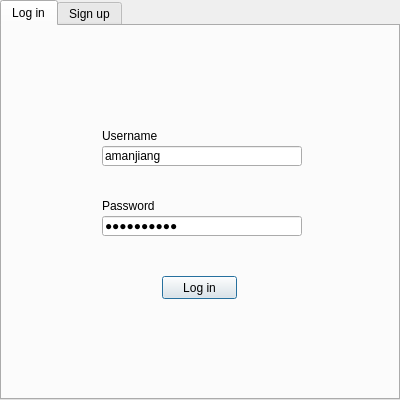
<?xml version="1.0" encoding="UTF-8"?>
<ui version="4.0">
 <class>LoginDialog</class>
 <widget class="QDialog" name="LoginDialog">
  <property name="geometry">
   <rect>
    <x>0</x>
    <y>0</y>
    <width>400</width>
    <height>400</height>
   </rect>
  </property>
  <property name="minimumSize">
   <size>
    <width>400</width>
    <height>400</height>
   </size>
  </property>
  <property name="maximumSize">
   <size>
    <width>400</width>
    <height>400</height>
   </size>
  </property>
  <property name="windowTitle">
   <string>Base</string>
  </property>
  <property name="modal">
   <bool>true</bool>
  </property>
  <layout class="QGridLayout" name="gridLayout">
   <property name="leftMargin">
    <number>0</number>
   </property>
   <property name="topMargin">
    <number>0</number>
   </property>
   <property name="rightMargin">
    <number>0</number>
   </property>
   <property name="bottomMargin">
    <number>0</number>
   </property>
   <item row="0" column="0">
    <widget class="QTabWidget" name="loginDialogTab">
     <property name="currentIndex">
      <number>0</number>
     </property>
     <widget class="QWidget" name="tab">
      <attribute name="title">
       <string>Log in</string>
      </attribute>
      <widget class="QPushButton" name="loginButton">
       <property name="geometry">
        <rect>
         <x>160</x>
         <y>250</y>
         <width>75</width>
         <height>23</height>
        </rect>
       </property>
       <property name="text">
        <string>Log in</string>
       </property>
      </widget>
      <widget class="QLabel" name="label">
       <property name="geometry">
        <rect>
         <x>100</x>
         <y>100</y>
         <width>200</width>
         <height>20</height>
        </rect>
       </property>
       <property name="text">
        <string>Username</string>
       </property>
      </widget>
      <widget class="QLabel" name="label_2">
       <property name="geometry">
        <rect>
         <x>100</x>
         <y>170</y>
         <width>200</width>
         <height>20</height>
        </rect>
       </property>
       <property name="text">
        <string>Password</string>
       </property>
      </widget>
      <widget class="QLineEdit" name="loginUsernameEdit">
       <property name="geometry">
        <rect>
         <x>100</x>
         <y>120</y>
         <width>200</width>
         <height>20</height>
        </rect>
       </property>
       <property name="text">
        <string>amanjiang</string>
       </property>
       <property name="maxLength">
        <number>39</number>
       </property>
      </widget>
      <widget class="QLineEdit" name="loginPasswordEdit">
       <property name="geometry">
        <rect>
         <x>100</x>
         <y>190</y>
         <width>200</width>
         <height>20</height>
        </rect>
       </property>
       <property name="text">
        <string>pswcom%@11</string>
       </property>
       <property name="maxLength">
        <number>72</number>
       </property>
       <property name="echoMode">
        <enum>QLineEdit::Password</enum>
       </property>
      </widget>
     </widget>
     <widget class="QWidget" name="tab_2">
      <attribute name="title">
       <string>Sign up</string>
      </attribute>
      <widget class="QLabel" name="label_5">
       <property name="geometry">
        <rect>
         <x>100</x>
         <y>170</y>
         <width>200</width>
         <height>20</height>
        </rect>
       </property>
       <property name="text">
        <string>Reenter password</string>
       </property>
      </widget>
      <widget class="QLineEdit" name="signupPasswordEdit">
       <property name="geometry">
        <rect>
         <x>100</x>
         <y>140</y>
         <width>200</width>
         <height>20</height>
        </rect>
       </property>
       <property name="maxLength">
        <number>72</number>
       </property>
       <property name="echoMode">
        <enum>QLineEdit::Password</enum>
       </property>
      </widget>
      <widget class="QLabel" name="label_3">
       <property name="geometry">
        <rect>
         <x>100</x>
         <y>70</y>
         <width>200</width>
         <height>20</height>
        </rect>
       </property>
       <property name="text">
        <string>Username</string>
       </property>
      </widget>
      <widget class="QPushButton" name="signupButton">
       <property name="geometry">
        <rect>
         <x>160</x>
         <y>250</y>
         <width>75</width>
         <height>23</height>
        </rect>
       </property>
       <property name="text">
        <string>Sign up</string>
       </property>
       <property name="autoDefault">
        <bool>false</bool>
       </property>
      </widget>
      <widget class="QLineEdit" name="signupUsernameEdit">
       <property name="geometry">
        <rect>
         <x>100</x>
         <y>90</y>
         <width>200</width>
         <height>20</height>
        </rect>
       </property>
       <property name="maxLength">
        <number>39</number>
       </property>
      </widget>
      <widget class="QLabel" name="label_4">
       <property name="geometry">
        <rect>
         <x>100</x>
         <y>120</y>
         <width>200</width>
         <height>20</height>
        </rect>
       </property>
       <property name="text">
        <string>Password</string>
       </property>
      </widget>
      <widget class="QLineEdit" name="signupPasswordEdit2">
       <property name="geometry">
        <rect>
         <x>100</x>
         <y>190</y>
         <width>200</width>
         <height>20</height>
        </rect>
       </property>
       <property name="maxLength">
        <number>72</number>
       </property>
       <property name="echoMode">
        <enum>QLineEdit::Password</enum>
       </property>
      </widget>
     </widget>
    </widget>
   </item>
  </layout>
 </widget>
 <tabstops>
  <tabstop>loginUsernameEdit</tabstop>
  <tabstop>loginPasswordEdit</tabstop>
  <tabstop>loginButton</tabstop>
  <tabstop>loginDialogTab</tabstop>
  <tabstop>signupUsernameEdit</tabstop>
  <tabstop>signupPasswordEdit</tabstop>
  <tabstop>signupPasswordEdit2</tabstop>
  <tabstop>signupButton</tabstop>
 </tabstops>
 <resources>
  <include location="../Resources/BaseClient.qrc"/>
 </resources>
 <connections/>
</ui>
